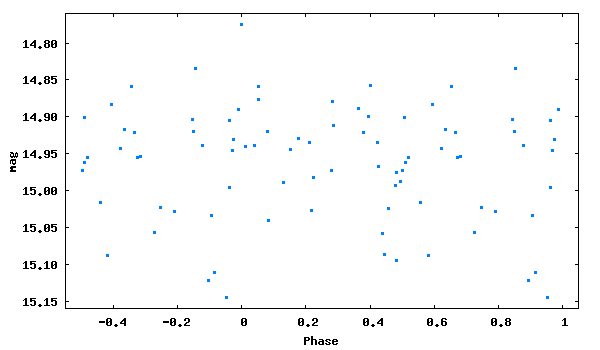

This figure's gnuplot source:
set term png size 600,350 medium
set colors classic
set output 'phase_lc_6.png'
set xlabel 'Phase'
set ylabel 'mag'
#set title 'JDmax = 2447765.43500 + 0.5201650 x E'
set format y '%5.2f'
plot [-0.55:1.05][15.16:14.76] "phase_lc_6.dat" linecolor 3 pointtype 5 pointsize 0.3 title ""
